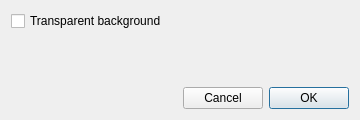
<?xml version="1.0" encoding="UTF-8"?>
<ui version="4.0">
 <class>ExportPngDialog</class>
 <widget class="QDialog" name="ExportPngDialog">
  <property name="geometry">
   <rect>
    <x>0</x>
    <y>0</y>
    <width>360</width>
    <height>120</height>
   </rect>
  </property>
  <property name="windowTitle">
   <string>Export Image</string>
  </property>
  <layout class="QVBoxLayout" name="verticalLayout">
   <item>
    <widget class="QCheckBox" name="checkBoxTransparentBackground">
     <property name="toolTip">
      <string>Export the image with a transparent background instead of the background color. The background gradient is not used when this is enabled.</string>
     </property>
     <property name="text">
      <string>Transparent background</string>
     </property>
    </widget>
   </item>
   <item>
    <spacer name="verticalSpacer">
     <property name="orientation">
      <enum>Qt::Vertical</enum>
     </property>
     <property name="sizeHint" stdset="0">
      <size>
       <width>20</width>
       <height>10</height>
      </size>
     </property>
    </spacer>
   </item>
   <item>
    <layout class="QHBoxLayout" name="horizontalLayoutButtons">
     <item>
      <spacer name="horizontalSpacer">
       <property name="orientation">
        <enum>Qt::Horizontal</enum>
       </property>
       <property name="sizeHint" stdset="0">
        <size>
         <width>40</width>
         <height>20</height>
        </size>
       </property>
      </spacer>
     </item>
     <item>
      <widget class="QPushButton" name="pushButtonCancel">
       <property name="text">
        <string>Cancel</string>
       </property>
      </widget>
     </item>
     <item>
      <widget class="QPushButton" name="pushButtonOk">
       <property name="text">
        <string>OK</string>
       </property>
       <property name="default">
        <bool>true</bool>
       </property>
      </widget>
     </item>
    </layout>
   </item>
  </layout>
 </widget>
 <resources/>
 <connections/>
</ui>
